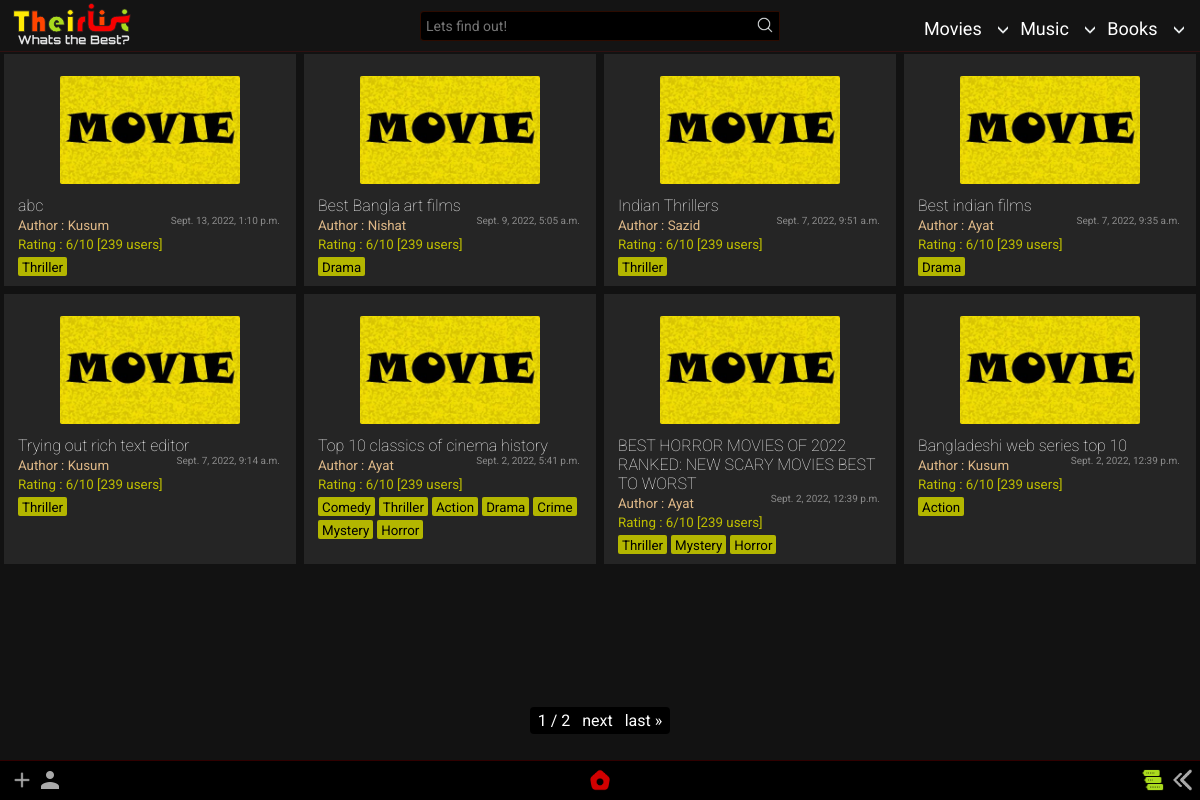
Screenshot of /home/list/ with the database file from the repository.
### app/models.py (models this page shows, shortened)
class List(models.Model):
    title = models.CharField(max_length=65)
    author = models.ForeignKey('Author',on_delete=models.SET_NULL,null=True)
    genre = models.ManyToManyField('Genre')
    posted = models.DateTimeField(auto_now_add=True)
    content = RichTextField(null=True,default=' ')
    type = models.CharField(max_length=10,default="Movie")
    slug = models.SlugField(max_length= 300,null=True, blank = True, unique=True)

class Author(models.Model):
    name = models.CharField(max_length=300)
    def __str__(self):
        return self.name

class Genre(models.Model):
    name = models.CharField(max_length=150)
    def __str__(self):
        return self.name

### app/views.py (the view)
# urls.py: path('list/',TheirListView.as_view(),name = 'list'),
class TheirListView(ListView): #movies
    model = List
    paginate_by = 8
    template_name ='app/List_list.html'
    def get_queryset(self, *args, **kwargs):
        qs = super().get_queryset(*args, **kwargs)
        qs = qs.order_by("-id")
        return qs

### templates/app/List_list.html (shortened to what this page needs)
{% extends "index.html" %}
{% load static %}
{% block content %}
<section>
  <div class="contain-sec" id="contain-sec">
    {% for lola in object_list %}
    <div class="elements">
      <div class="thumb">
        <img src="{% static 'app/images/movie-poster.jpg' %}" width="100px" />
      </div>
      <div class="Title">
        <a href="{{lola.id}}/"><h4 class="tit">{{lola.title}}</h4></a>
      </div>
      <div class="Author">
        <small>Author : {{lola.author}}<span>{{lola.posted}}</span></small>
      </div>
      <div class="rating"><small>Rating : 6/10 [239 users]</small></div>
        {% for tag in lola.genre.all %}
        <div class="Genre">
        <small>{{ tag }}</small>
        </div>
          {% empty %}
          No tags!
        {% endfor %}
    </div>
    {% endfor %}
  </div>
  <div class="pagination_pages">
    <span class="step-links">
        <span class="current">
        {{ page_obj.number }} / {{ page_obj.paginator.num_pages }}
        </span>
        {% if page_obj.has_next %}
            <a href="?page={{ page_obj.next_page_number }}">next</a>
            <a href="?page={{ page_obj.paginator.num_pages }}">last &raquo;</a>
        {% endif %}
    </span>
  </div>
</section>
{% endblock content %}

### static/app/css/desk.css (style rules this page uses)
:root { --rd: #D10000; --white: #ffffff; --rd2: #9DAAF2; }
* { margin: 0; padding: 0; box-sizing: border-box; font-family: 'Roboto', sans-serif; }
body { background-color: #121212; }

### static/app/css/content_css.css (style rules this page uses)
section { position: relative; z-index: 0; }
.contain-sec { padding-top: 50px; display: grid; width: 100%; grid-template-rows: repeat(auto-fit, minmax(100px, 1fr)); grid-template-columns: repeat(auto-fit, minmax(250px, 1fr)); position: relative; margin-bottom: 100px; }
.elements { padding: 10px 14px; width: auto; background-color: rgb(37, 37, 37); margin: 4px; border-radius: 0px; position: relative; }
.thumb { display: grid; justify-content: center; }
.thumb img { height: 108px; width: auto; border-radius: 2px; margin: 12px; }
.tit { color: white; font-weight: lighter; }
.Author { color: burlywood; }
.Author span { color: rgb(138, 138, 138); position: absolute; margin-right: 16px; right: 0; cursor: pointer; font-size: 10px; }
.rating { color: rgb(190, 190, 0); }
.Genre { margin: 0px 0px; margin-top: 4px; padding: 0px 4px; border-radius: 2px; background-color: rgb(179, 182, 0); color: rgb(0, 0, 0); width: max-content; cursor: pointer; display: inline-block; transition: all 100ms ease-in-out; }
.pagination_pages { color: white; width: 100%; position: fixed; bottom: 70px; text-align: center; }
.step-links { width: max-content; border-radius: 4px; }
.pagination_pages a,.pagination_pages span { color: white; background-color: black; padding: 4px 4px; cursor: pointer!important; }

### rows the page displays
List: title "abc", author "Kusum", posted "Sept. 13, 2022, 1:10 p.m."
Genre: name "Thriller"
List: title "Best Bangla art films", author "Nishat", posted "Sept. 9, 2022, 5:05 a.m."
Genre: name "Drama"
List: title "Indian Thrillers", author "Sazid", posted "Sept. 7, 2022, 9:51 a.m."
List: title "Best indian films", author "Ayat", posted "Sept. 7, 2022, 9:35 a.m."
List: title "Trying out rich text editor", author "Kusum", posted "Sept. 7, 2022, 9:14 a.m."
List: title "Top 10 classics of cinema history", author "Ayat", posted "Sept. 2, 2022, 5:41 p.m."
Genre: name "Comedy"
Genre: name "Action"
Genre: name "Crime"
Genre: name "Mystery"
Genre: name "Horror"
List: title "BEST HORROR MOVIES OF 2022 RANKED: NEW SCARY MOVIES BEST TO WORST", author "Ayat", posted "Sept. 2, 2022, 12:39 p.m."
List: title "Bangladeshi web series top 10", author "Kusum", posted "Sept. 2, 2022, 12:39 p.m."

### other values shown
{{ page_obj.number }} "1"
{{ page_obj.paginator.num_pages }} "2"
